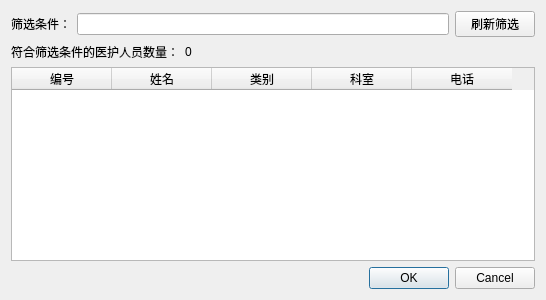
<?xml version="1.0" encoding="UTF-8"?>
<ui version="4.0">
 <class>PsmDlgDoctorSel</class>
 <widget class="QDialog" name="PsmDlgDoctorSel">
  <property name="geometry">
   <rect>
    <x>0</x>
    <y>0</y>
    <width>546</width>
    <height>300</height>
   </rect>
  </property>
  <property name="windowTitle">
   <string>选择医护人员</string>
  </property>
  <layout class="QVBoxLayout" name="verticalLayout">
   <item>
    <layout class="QHBoxLayout" name="horizontalLayout" stretch="0,1,0">
     <item>
      <widget class="QLabel" name="label">
       <property name="text">
        <string>筛选条件：</string>
       </property>
      </widget>
     </item>
     <item>
      <widget class="QLineEdit" name="leCond"/>
     </item>
     <item>
      <widget class="QPushButton" name="pbRefresh">
       <property name="text">
        <string>刷新筛选</string>
       </property>
      </widget>
     </item>
    </layout>
   </item>
   <item>
    <layout class="QHBoxLayout" name="horizontalLayout_2" stretch="0,1">
     <item>
      <widget class="QLabel" name="label_2">
       <property name="text">
        <string>符合筛选条件的医护人员数量：</string>
       </property>
      </widget>
     </item>
     <item>
      <widget class="QLabel" name="lblCnt">
       <property name="text">
        <string>0</string>
       </property>
      </widget>
     </item>
    </layout>
   </item>
   <item>
    <widget class="QTableWidget" name="tableWidget">
     <property name="editTriggers">
      <set>QAbstractItemView::NoEditTriggers</set>
     </property>
     <property name="selectionMode">
      <enum>QAbstractItemView::SingleSelection</enum>
     </property>
     <property name="selectionBehavior">
      <enum>QAbstractItemView::SelectRows</enum>
     </property>
     <column>
      <property name="text">
       <string>编号</string>
      </property>
     </column>
     <column>
      <property name="text">
       <string>姓名</string>
      </property>
     </column>
     <column>
      <property name="text">
       <string>类别</string>
      </property>
     </column>
     <column>
      <property name="text">
       <string>科室</string>
      </property>
     </column>
     <column>
      <property name="text">
       <string>电话</string>
      </property>
     </column>
    </widget>
   </item>
   <item>
    <widget class="QDialogButtonBox" name="buttonBox">
     <property name="orientation">
      <enum>Qt::Horizontal</enum>
     </property>
     <property name="standardButtons">
      <set>QDialogButtonBox::Cancel|QDialogButtonBox::Ok</set>
     </property>
    </widget>
   </item>
  </layout>
 </widget>
 <resources/>
 <connections>
  <connection>
   <sender>buttonBox</sender>
   <signal>accepted()</signal>
   <receiver>PsmDlgDoctorSel</receiver>
   <slot>accept()</slot>
   <hints>
    <hint type="sourcelabel">
     <x>248</x>
     <y>254</y>
    </hint>
    <hint type="destinationlabel">
     <x>157</x>
     <y>274</y>
    </hint>
   </hints>
  </connection>
  <connection>
   <sender>buttonBox</sender>
   <signal>rejected()</signal>
   <receiver>PsmDlgDoctorSel</receiver>
   <slot>reject()</slot>
   <hints>
    <hint type="sourcelabel">
     <x>316</x>
     <y>260</y>
    </hint>
    <hint type="destinationlabel">
     <x>286</x>
     <y>274</y>
    </hint>
   </hints>
  </connection>
 </connections>
</ui>
